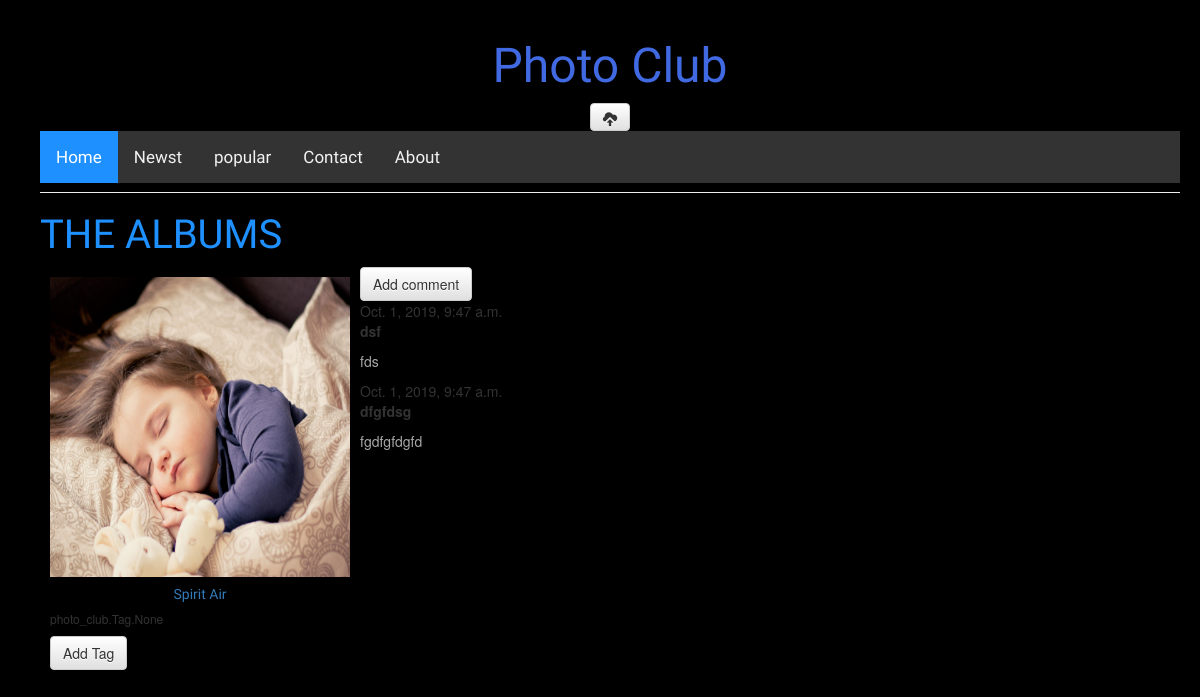
The page /home/photo/2/ on the database as committed earlier.
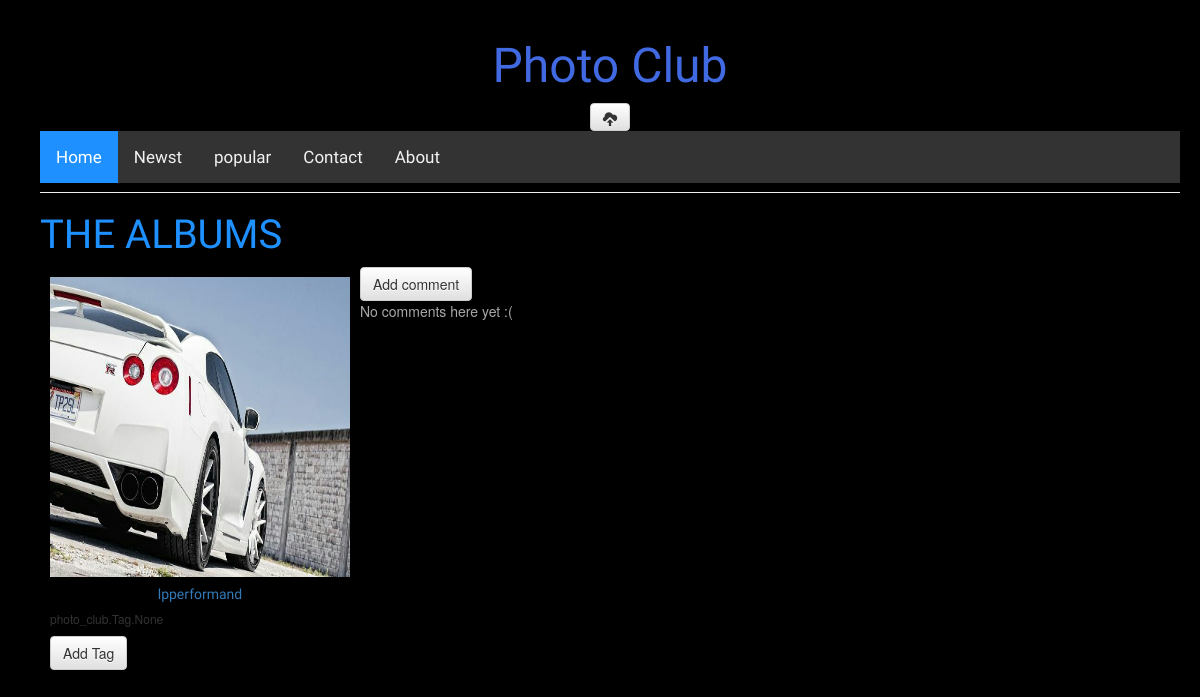
The same page on the database as committed later.
### photo_club/models.py (models this page shows, shortened)
class Photo(models.Model):
    image = models.ImageField(upload_to='images', height_field=None, width_field=None)
    owner = models.ForeignKey(settings.AUTH_USER_MODEL, on_delete=models.CASCADE)
    title = models.CharField(max_length =100, blank=True)
    published_date = models.DateTimeField(blank=True, null=True)
    tags = models.ManyToManyField(Tag, null=True)

class Comment(models.Model):
    post = models.ForeignKey('photo_club.Photo', on_delete=models.CASCADE, related_name='comments')
    author = models.CharField(max_length=200)
    text = models.TextField()
    created_date = models.DateTimeField(default=timezone.now)
    approved_comment = models.BooleanField(default=False)

### photo_club/views.py (the view)
# urls.py: path('photo/<int:pk>/', views.photo_detail, name='photo_detail'),
def photo_detail(request,pk):
    post = get_object_or_404(Photo, pk=pk)
    return render(request,'photo_club/photo_detail.html', {'post': post})

### photo_club/templates/photo_club/photo_detail.html (shortened to what this page needs)
{% extends 'photo_club/base.html' %}
{% load staticfiles %}
{% block content %}
    <div id="post">
        <a href="{% url 'photo_detail' pk=post.pk %}"><img src="{{post.image.url}}" height="300px" width="300px"></a>
        <h5 class="title"><a href="{% url 'photo_detail' pk=post.pk %}">{{ post.title }}</a></h5>
        <h6>{{ post.tags }}</h6>
        <a class="btn btn-default" href="{% url 'add_tag' pk=post.pk %}">Add Tag</a>
    </div>
<div>
    <a class="btn btn-default" href="{% url 'add_comment_to_photo' pk=post.pk %}">Add comment</a>
       {% for comment in post.comments.all %}
            {% if user.is_authenticated or comment.approved_comment %}
                <div class="comment">
                    <div class="date">
                        {{ comment.created_date }}
                    </div>
                    <strong>{{ comment.author }}</strong>
                    <p>{{ comment.text|linebreaks }}</p>
                </div>
            {% endif %}
        {% empty %}
            <p>No comments here yet :(</p>
        {% endfor %}
</div>
{% endblock %}

Rows that differ between the two databases and show on the page:
removed Comment: created_date "Oct. 1, 2019, 9:47 a.m.", author "dsf", text "fds"
removed Comment: created_date "Oct. 1, 2019, 9:47 a.m.", author "dfgfdsg", text "fgdfgfdgfd"
changed Photo "photo_club.Tag.None": image: a different picture; title "Spirit Air" → "lpperformand"
Other text that changed with them:
text now shown: "No comments here yet :("
